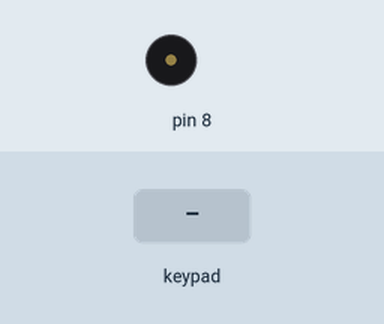
Bench run of a sketch on a simulated Arduino Leonardo, built with avr-gcc and run on an emulated ATmega32U4. Parts: buzzer (waves = sounding). Inputs (shaded band) come from the test bench. What the sketch prints to the serial monitor is not drawn.

Above: at 1.2 s.
1.3 s: keypad keys 1 2 pressed 0.4 s apart
At 1.37 s:
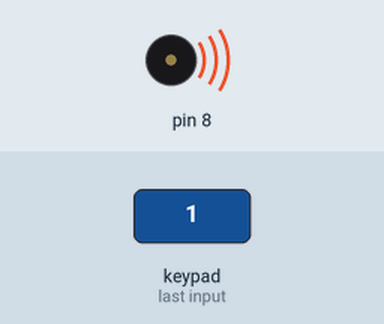
3.6 s: key '0' pressed
At 4.1 s:
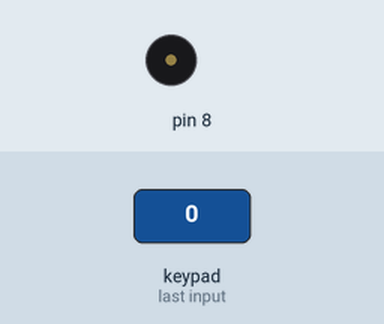
5.2 s: key '1' pressed
At 5.27 s:
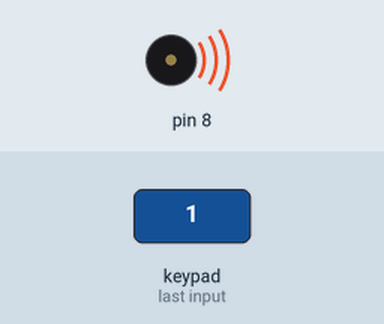
6.8 s: keypad keys 1 2 A pressed 0.4 s apart
At 8.4 s:
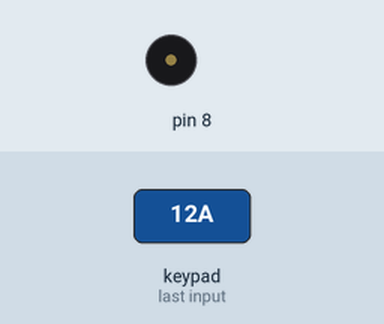
Timing chart, 0 to 9.9 s (numbered marks = the images above; inputs shaded):
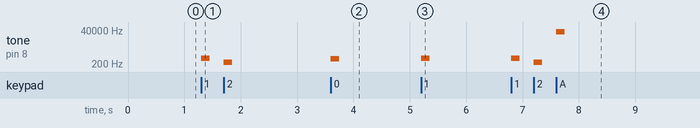

Measured:
- after the input at 1.3 s, tone on pin 8: silent → 494 Hz at once, → silent 0.15 s later, → 262 Hz 0.25 s later, → silent 0.15 s later
- after the input at 3.6 s, tone on pin 8: silent → 440 Hz at once, → silent 0.15 s later
- after the input at 5.2 s, tone on pin 8: silent → 494 Hz at once, → silent 0.15 s later
- after the input at 6.8 s, tone on pin 8: plays 494 Hz for 0.15 s, 262 Hz for 0.15 s, 30066 Hz for 0.15 s, starting at once

The sketch:

05_MPR121_piano.ino
```cpp
#include <Wire.h>
#include "Adafruit_MPR121.h"
#include "notes.h"

// You can have up to 4 on one i2c bus but one is enough for testing!
Adafruit_MPR121 cap = Adafruit_MPR121();

// Keeps track of the last pins touched
uint16_t lasttouched = 0;

int notes[] = {
  NOTE_A4,
  NOTE_B4,
  NOTE_C4,
  NOTE_D4,
  NOTE_E4,
  NOTE_F4,
  NOTE_G4,
  NOTE_A5,
};

uint16_t currtouched = 0;

void setup() {
  while (!Serial);        // needed to keep leonardo/micro from starting too fast!

  Serial.begin(9600);
  Serial.println("Adafruit MPR121 Capacitive Touch sensor test");

  // Default address is 0x5A, if tied to 3.3V its 0x5B
  // If tied to SDA its 0x5C and if SCL then 0x5D
  if (!cap.begin(0x5A)) {
    Serial.println("MPR121 not found, check wiring?");
    while (1);
  }
  Serial.println("MPR121 found!");
}

void loop() {
  // Get the currently touched pads
  currtouched = cap.touched();

	/*
	 *	currtouched is an array of 16 bits ... something like 0001000010100000
	 *  only the first 12bits are used since the sensr can only sense on 12 different electrodes
	 *  a 1 indicates that the electrode in that position is touched
	 *  a 0 indicates that the electrode in that position is not touched
	*/


  for(int i=0; i<12;i++){ // I go trough the bitarray
    bool key=bitRead(currtouched,i); //get the value of each single bit
    if(key!=0){ // if the value is not 0 play the note
      tone(8,notes[i]);
    }
    Serial.print(bitRead(currtouched,i));
  }

  if(currtouched==0){ // if the array is made of all 0's stop making any noise
    noTone(8);
  }

  Serial.println();

}
```

notes.h
```cpp
/*************************************************
 * Public Constants
 *************************************************/

#define NOTE_B0  31
#define NOTE_C1  33
#define NOTE_CS1 35
#define NOTE_D1  37
#define NOTE_DS1 39
#define NOTE_E1  41
#define NOTE_F1  44
#define NOTE_FS1 46
#define NOTE_G1  49
#define NOTE_GS1 52
#define NOTE_A1  55
#define NOTE_AS1 58
#define NOTE_B1  62
#define NOTE_C2  65
#define NOTE_CS2 69
#define NOTE_D2  73
#define NOTE_DS2 78
#define NOTE_E2  82
#define NOTE_F2  87
#define NOTE_FS2 93
#define NOTE_G2  98
#define NOTE_GS2 104
#define NOTE_A2  110
#define NOTE_AS2 117
#define NOTE_B2  123
#define NOTE_C3  131
#define NOTE_CS3 139
#define NOTE_D3  147
#define NOTE_DS3 156
#define NOTE_E3  165
#define NOTE_F3  175
#define NOTE_FS3 185
#define NOTE_G3  196
#define NOTE_GS3 208
#define NOTE_A3  220
#define NOTE_AS3 233
#define NOTE_B3  247
#define NOTE_C4  262
#define NOTE_CS4 277
#define NOTE_D4  294
#define NOTE_DS4 311
#define NOTE_E4  330
#define NOTE_F4  349
#define NOTE_FS4 370
#define NOTE_G4  392
#define NOTE_GS4 415
#define NOTE_A4  440
#define NOTE_AS4 466
#define NOTE_B4  494
#define NOTE_C5  523
#define NOTE_CS5 554
#define NOTE_D5  587
#define NOTE_DS5 622
#define NOTE_E5  659
#define NOTE_F5  698
#define NOTE_FS5 740
#define NOTE_G5  784
#define NOTE_GS5 831
#define NOTE_A5  880
#define NOTE_AS5 932
#define NOTE_B5  988
#define NOTE_C6  1047
#define NOTE_CS6 1109
#define NOTE_D6  1175
#define NOTE_DS6 1245
#define NOTE_E6  1319
#define NOTE_F6  1397
#define NOTE_FS6 1480
#define NOTE_G6  1568
#define NOTE_GS6 1661
#define NOTE_A6  1760
#define NOTE_AS6 1865
#define NOTE_B6  1976
#define NOTE_C7  2093
#define NOTE_CS7 2217
#define NOTE_D7  2349
#define NOTE_DS7 2489
#define NOTE_E7  2637
#define NOTE_F7  2794
#define NOTE_FS7 2960
#define NOTE_G7  3136
#define NOTE_GS7 3322
#define NOTE_A7  3520
#define NOTE_AS7 3729
#define NOTE_B7  3951
#define NOTE_C8  4186
#define NOTE_CS8 4435
#define NOTE_D8  4699
#define NOTE_DS8 4978
```
